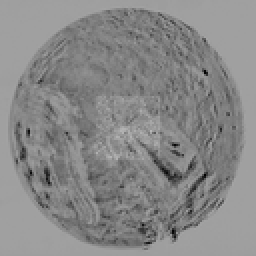
%> input picture Image processing /Ex5/miranda1_with_noise.tif, 128 x 128 px, shrunk from 400 x 400 before the run (shown 2 times larger)
$ octave Ex5_Part3b.m   (GNU Octave 9; MATLAB toolbox functions it lacks are replaced by stand-ins)
%> lines starting %> are read from the running program, lines starting %| are printed output that depends on the picture
### Image processing /Ex5/med_filter.m

function filteredImage = med_filter(image, filterSize)

    paddedImage = padarray(image, [floor(filterSize/2), floor(filterSize/2)], 'replicate');
    filteredImage = zeros(size(image));
    for i = 1:size(image, 1)
        for j = 1:size(image, 2)
            neighborhood = paddedImage(i:i+filterSize-1, j:j+filterSize-1);
            filteredImage(i, j) = median(neighborhood(:));
        end
    end
end


### Image processing /Ex5/Ex5_Part3b.m

image = imread('miranda1_with_noise.tif');
%> image is the input picture: size 128x128 uint8; min 0, max 183, mean 136.3

filterSizes = [3, 5, 7];
figure;

for i = 1:length(filterSizes)
    filterSize = filterSizes(i);
    filteredImage = med_filter(image, filterSize);
    subplot(1, length(filterSizes), i);
    imshow(uint8(filteredImage));
    title(['Filter Size = ' num2str(filterSize)]);
end
%> this loop made 3 passes
%> pass 1, in med_filter, `paddedImage = padarray(image, [floor(filterSize/2), floor(filterSize/2..`:
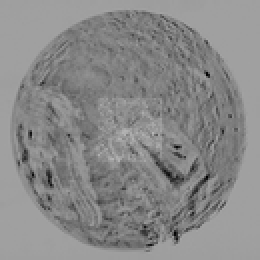
%> paddedImage: size 130x130 uint8 (shown 2 times larger); min 0, max 183, mean 137
%> pass 1, `filteredImage = med_filter(image, filterSize);`:
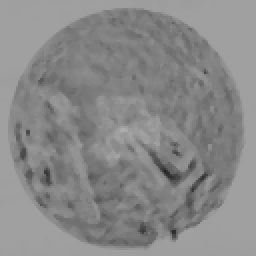
%> filteredImage: size 128x128 double (shown 2 times larger); min 33, max 175, mean 137.1
%> pass 2, in med_filter (call 2), `paddedImage = padarray(image, [floor(filterSize/2), floor(filterSize/2..`:
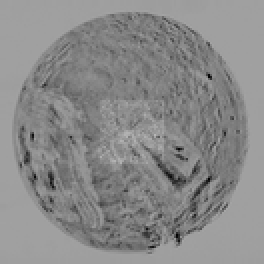
%> paddedImage: size 132x132 uint8 (shown 2 times larger); min 0, max 183, mean 137.7
%> after the loop:
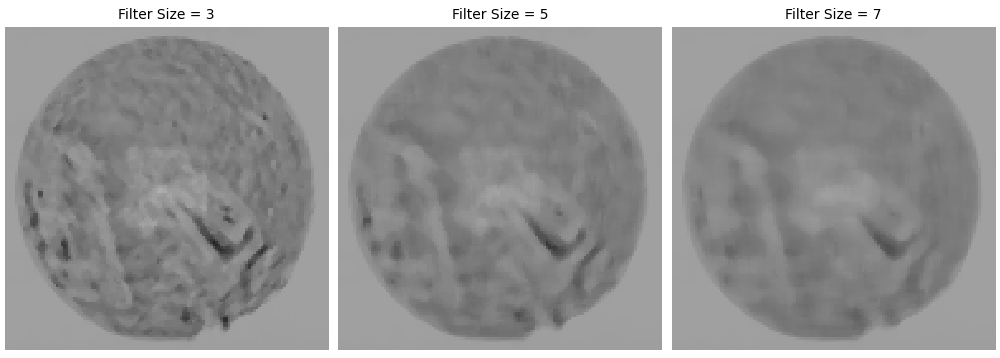
%> figure redrawn from the program's plot data, 3 panels
